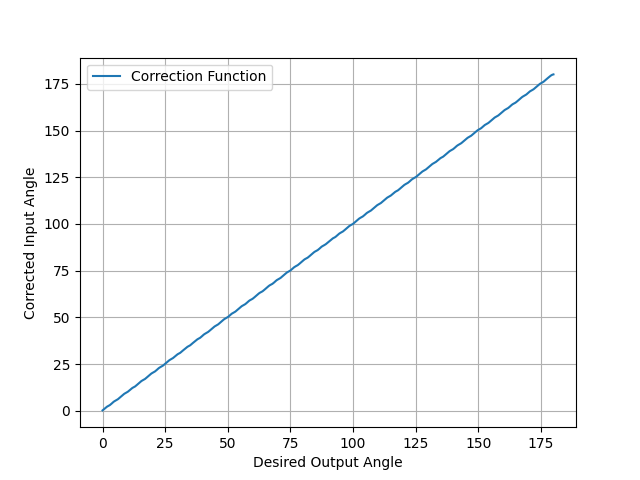

The Python source for this figure:
import numpy as np
import pandas as pd
from scipy.interpolate import interp1d
import matplotlib.pyplot as plt

class ServoAngleCorrector:
    def __init__(self, calibration_csv_path):
        df = pd.read_csv(calibration_csv_path)
        target = df["target_angle"].values
        measured = df["measured_angle"].values

        # remove duplicated x
        measured, indices = np.unique(measured, return_index=True)
        target = target[indices]

        # Build inverse map: from measured → target
        self.correct_fn = interp1d(
            measured, target,
            kind='cubic',  # or 'quadratic' or 'linear'
            fill_value="extrapolate",
            bounds_error=False
        )

    def correct(self, desired_angle):
        measured_angle = self.correct_fn(desired_angle)

        print(f"[TURRET CORRECTOR] Desired angle: {desired_angle}")
        print(f"[TURRET CORRECTOR] Measured angle: {measured_angle}")
        return measured_angle

    def plot(self):
        x = np.linspace(0, 180, 500)
        y = self.correct(x)
        plt.plot(x, y, label="Correction Function")
        plt.xlabel("Desired Output Angle")
        plt.ylabel("Corrected Input Angle")
        plt.legend()
        plt.grid(True)
        plt.show()
        plt.savefig("correction_map.png")
        print("Saved correction map to correction_map.png")
